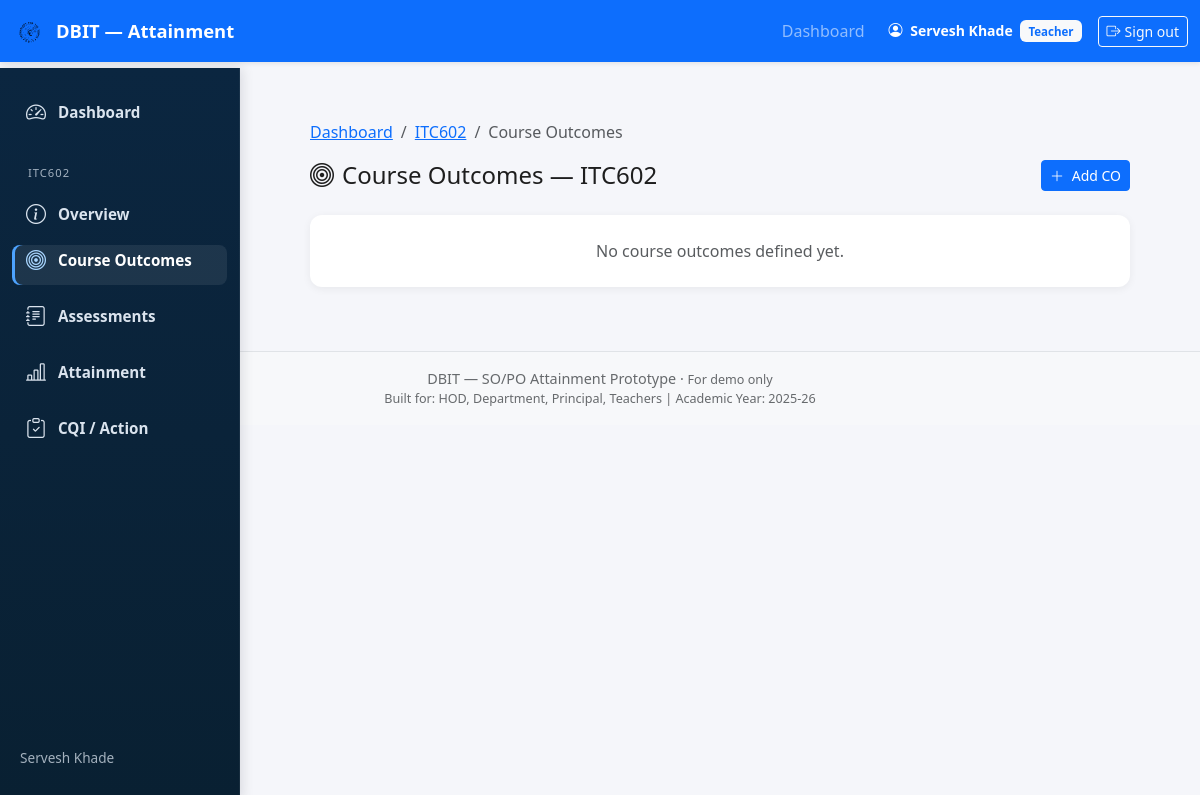
/teacher/course/2/cos/ (signed in), run on an earlier commit of the app's database.
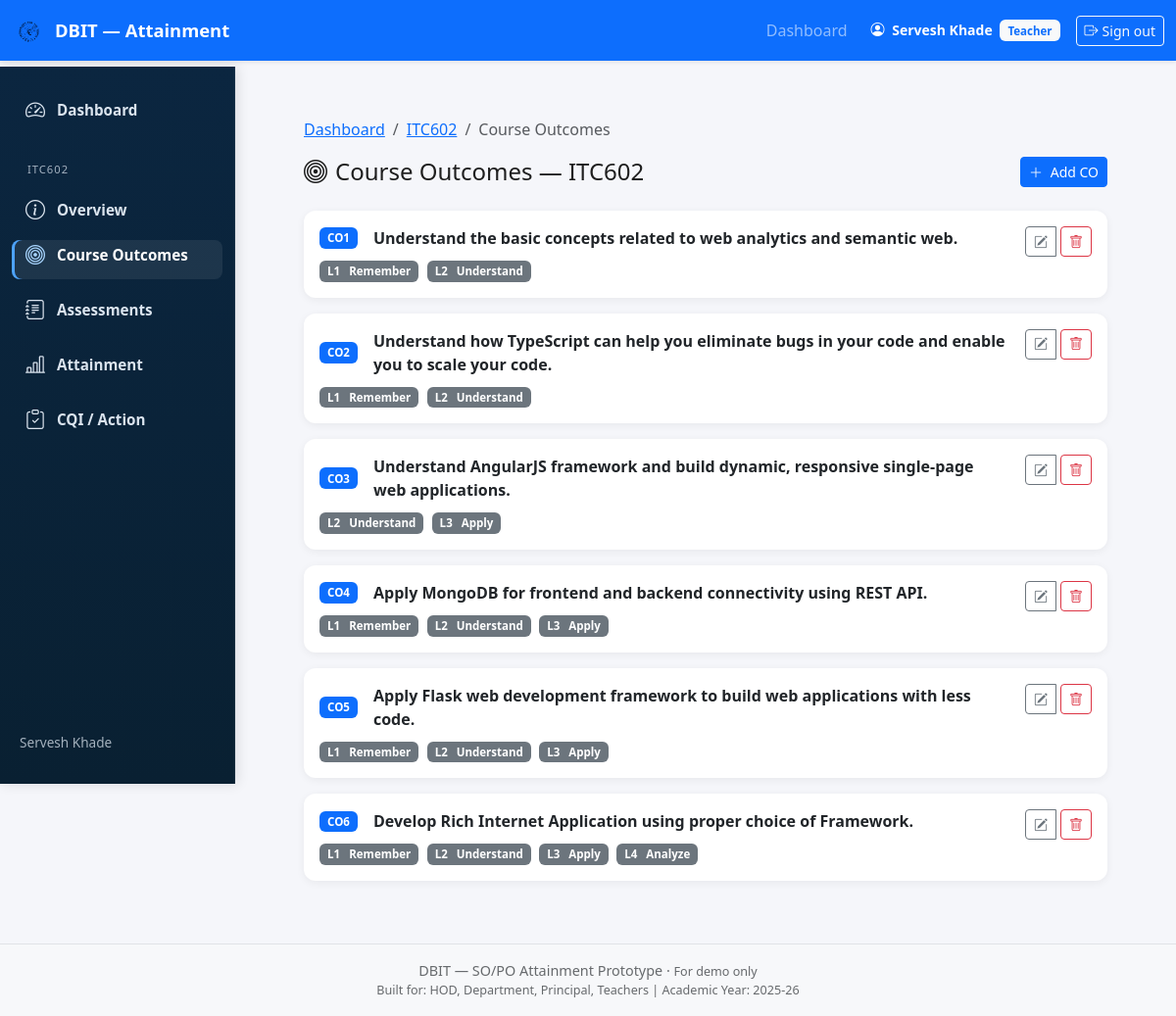
And on a later commit of the database.
### attainment/models.py (models this page shows, shortened)
class UserProfile(models.Model):
    user = models.OneToOneField(User, on_delete=models.CASCADE, related_name="profile")
    role = models.CharField(max_length=10, choices=Role.choices, default=Role.TEACHER)
    department = models.ForeignKey(
        "Department", on_delete=models.SET_NULL,
        null=True, blank=True, related_name="user_profiles"
    )
    deleted_at = models.DateTimeField(null=True, blank=True)

class Course(models.Model):
    code = models.CharField(max_length=20)
    name = models.CharField(max_length=200)
    department = models.ForeignKey(
        Department, on_delete=models.CASCADE, related_name="courses"
    )
    academic_year = models.ForeignKey(
        AcademicYear, on_delete=models.CASCADE, null=True, blank=True
    )
    semester = models.ForeignKey(
        Semester, on_delete=models.CASCADE,
        null=True, blank=True, related_name="courses"
    )
    program = models.ForeignKey(
        Program, on_delete=models.CASCADE,
        null=True, blank=True, related_name="courses"
    )

class CourseOutcome(models.Model):
    course = models.ForeignKey(
        Course, on_delete=models.CASCADE, related_name="outcomes"
    )
    code = models.CharField(max_length=10)
    description = models.TextField()
    bloom_levels = models.JSONField(default=list, blank=True)
    expected_proficiency = models.FloatField(default=60.0)
    attainment_target = models.FloatField(default=70.0)

### attainment/teacher_views.py (the view)
@login_required
@role_required('TEACHER')
@teacher_owns_course
def manage_cos(request, course_id, course=None):
    locked = course.semester.is_locked if course.semester else False
    cos = CourseOutcome.objects.filter(course=course).order_by("code")
    existing_count = cos.count()
    bloom_map = {name: idx + 1 for idx, name in enumerate(BLOOM_CHOICES)}
    context = {
        "course": course,
        "cos": cos,
        "locked": locked,
        "bloom_choices": BLOOM_CHOICES,
        "bloom_map": bloom_map,
        "suggested_code": f"CO{existing_count + 1}",
    }
    return render(request, "teacher/course_outcomes.html", context)

### attainment/utils/rbac.py (called while the page is built)
def role_required(*allowed_roles):
    def decorator(view_func):
        @wraps(view_func)
        def _wrapped(request, *args, **kwargs):
            profile = getattr(request.user, "profile", None)
            if profile is None or profile.role not in allowed_roles:
                html = render_to_string("403.html", request=request)
                return HttpResponseForbidden(html)
            return view_func(request, *args, **kwargs)
        return _wrapped
    return decorator

### templates/teacher/course_outcomes.html (shortened to what this page needs)
{% extends "base.html" %}
{% block sidebar %}{% include "components/sidebar_teacher.html" %}{% endblock %}
{% block content %}
<div class="container-main-offset">
<div class="container py-4">
  <nav aria-label="breadcrumb" class="mb-3">
    <ol class="breadcrumb">
      <li class="breadcrumb-item"><a href="{% url 'teacher_dashboard' %}">Dashboard</a></li>
      <li class="breadcrumb-item"><a href="{% url 'course_overview' course.id %}">{{ course.code }}</a></li>
      <li class="breadcrumb-item active">Course Outcomes</li>
    </ol>
  </nav>
  <div class="d-flex justify-content-between align-items-center mb-4">
    <h4 class="mb-0"><i class="bi bi-bullseye me-2"></i>Course Outcomes — {{ course.code }}</h4>
    {% if not locked %}
      <button class="btn btn-sm btn-primary" id="btnAddCO" data-bs-toggle="modal" data-bs-target="#coModal">
        <i class="bi bi-plus-lg me-1"></i> Add CO
      </button>
    {% else %}
      <span class="badge bg-danger"><i class="bi bi-lock-fill"></i> Semester Locked</span>
    {% endif %}
  </div>
  <div class="row g-3">
    {% for co in cos %}
    <div class="col-12">
      <div class="card">
        <div class="card-body d-flex justify-content-between align-items-start gap-3">
          <div class="flex-grow-1">
            <div class="d-flex align-items-center mb-2">
              <span class="badge bg-primary me-3">{{ co.code }}</span>
              <div class="fw-semibold">{{ co.description }}</div>
            </div>
            <div class="mt-2">
              {% if co.bloom_levels %}
                {% for bloom in bloom_choices %}
                  {% if bloom in co.bloom_levels %}
                    <span class="badge bg-secondary me-1">L{{ forloop.counter }} &nbsp; {{ bloom }}</span>
                  {% endif %}
                {% endfor %}
              {% else %}
                <span class="text-muted">No Bloom level selected</span>
              {% endif %}
            </div>
          </div>
          <div class="text-end">
            {% if not locked %}
              <div class="btn-group" role="group">
                <button class="btn btn-sm btn-outline-secondary btn-edit-co"
                        data-edit-url="{% url 'edit_co' course.id co.id %}"
                        data-code="{{ co.code }}"
                        data-description="{{ co.description|escapejs }}"
                        data-blooms="{{ co.bloom_levels|join:"," }}"
                        data-bs-toggle="modal" data-bs-target="#coModal">
                  <i class="bi bi-pencil-square"></i>
                </button>
                <form method="post" action="{% url 'delete_co' course.id co.id %}" class="d-inline ms-1"
                      onsubmit="return confirm('Delete {{ co.code }}?')">
                  <button class="btn btn-sm btn-outline-danger" title="Delete"><i class="bi bi-trash"></i></button>
                </form>
              </div>
            {% endif %}
          </div>
        </div>
      </div>
    </div>
    {% empty %}
    <div class="col-12">
      <div class="card">
        <div class="card-body text-center text-muted py-4">No course outcomes defined yet.</div>
      </div>
    </div>
    {% endfor %}
  </div>
</div>
</div>
{% endblock %}

### templates/base.html (shortened to what this page needs)
{% load static %}
<!doctype html>
<html lang="en">
	<head>
		<link
			href="https://cdn.jsdelivr.net/npm/bootstrap@5.3.2/dist/css/bootstrap.min.css"
			rel="stylesheet"
		/>
		<link
			href="https://cdn.jsdelivr.net/npm/bootstrap-icons@1.11.3/font/bootstrap-icons.css"
			rel="stylesheet"
		/>
		<link rel="stylesheet" href="{% static 'css/styles.css' %}" />
	</head>
	<body>
		<nav
			class="navbar navbar-expand-lg navbar-dark bg-primary fixed-top shadow-sm"
		>
			<div class="container-fluid">
				<a class="navbar-brand d-flex align-items-center" href="/">
					<img
						src="{% static 'images/logo.svg' %}"
						alt="logo"
						width="36"
						height="36"
						class="me-2 rounded"
					/>
					<span>DBIT — Attainment</span>
				</a>
				<div class="collapse navbar-collapse" id="topNav">
					<ul class="navbar-nav ms-auto mb-2 mb-lg-0">
						{% if user.is_authenticated %}
							{% if user.profile.role == 'ADMIN' %}
								<li class="nav-item"><a class="nav-link" href="{% url 'admin_dashboard' %}">Dashboard</a></li>
								<li class="nav-item"><a class="nav-link" href="{% url 'admin_academic_years' %}">Academic Years</a></li>
								<li class="nav-item"><a class="nav-link" href="{% url 'admin_courses' %}">Courses</a></li>
								<li class="nav-item"><a class="nav-link" href="{% url 'admin_users' %}">Users</a></li>
								<li class="nav-item"><a class="nav-link" href="{% url 'attainment_report' %}">Reports</a></li>
							{% elif user.profile.role == 'TEACHER' %}
								<li class="nav-item"><a class="nav-link" href="{% url 'teacher_dashboard' %}">Dashboard</a></li>
							{% endif %}
						{% else %}
							<li class="nav-item"><a class="nav-link" href="{% url 'login' %}">Sign in</a></li>
						{% endif %}
					</ul>
					<div class="d-flex align-items-center ms-3">
						{% if user.is_authenticated %}
							<div class="text-white me-2 small">
								<i class="bi bi-person-circle me-1"></i>
								<strong>{{ user.get_full_name|default:user.username }}</strong>
								{% if user.profile %}
									<span class="badge bg-light text-primary ms-1">{{ user.profile.get_role_display }}</span>
								{% endif %}
							</div>
							<a class="btn btn-outline-light btn-sm ms-2" href="{% url 'logout' %}">
								<i class="bi bi-box-arrow-right me-1"></i>Sign out
							</a>
						{% else %}
							<a class="btn btn-outline-light btn-sm ms-2" href="{% url 'login' %}">
								<i class="bi bi-box-arrow-in-right me-1"></i>Sign in
							</a>
						{% endif %}
					</div>
				</div>
			</div>
		</nav>
		<main class="container-fluid">
			<div class="row g-0">
				<div class="col-auto">{% block sidebar %}{% endblock %}</div>
				<div class="col">
					<div class="container py-4">
						<div class="main-content">
							{% block content %}{% endblock %}
						</div>
					</div>
				</div>
			</div>
		</main>
		<footer
			class="bg-light text-center text-muted py-3 border-top mt-auto app-footer"
		>
			<div class="container">
				<div>
					DBIT — SO/PO Attainment Prototype &middot;
					<small>For demo only</small>
				</div>
				<div class="small">
					Built for: HOD, Department, Principal, Teachers | Academic Year:
					<span id="footer-year">2025-26</span>
				</div>
			</div>
		</footer>
	</body>
</html>

### templates/components/sidebar_teacher.html
<nav class="sidebar d-flex flex-column">
	<ul class="nav">
		<li class="nav-item">
			<a class="nav-link {% if request.resolver_match.url_name == 'teacher_dashboard' %}active{% endif %}" href="{% url 'teacher_dashboard' %}">
				<i class="bi bi-speedometer2"></i>
				<span class="label">Dashboard</span>
			</a>
		</li>
		{% if course %}
		<li class="nav-item mt-3">
			<small class="text-uppercase px-3" style="color:var(--sidebar-text-muted);font-size:.7rem;letter-spacing:1px;">{{ course.code }}</small>
		</li>
		<li class="nav-item">
			<a class="nav-link {% if request.resolver_match.url_name == 'course_overview' %}active{% endif %}" href="{% url 'course_overview' course.id %}">
				<i class="bi bi-info-circle"></i>
				<span class="label">Overview</span>
			</a>
		</li>
		<li class="nav-item">
			<a class="nav-link {% if request.resolver_match.url_name == 'manage_cos' %}active{% endif %}" href="{% url 'manage_cos' course.id %}">
				<i class="bi bi-bullseye"></i>
				<span class="label">Course Outcomes</span>
			</a>
		</li>
		<li class="nav-item">
			<a class="nav-link {% if 'assessment' in request.resolver_match.url_name %}active{% endif %}" href="{% url 'manage_assessments' course.id %}">
				<i class="bi bi-journal-text"></i>
				<span class="label">Assessments</span>
			</a>
		</li>
		<li class="nav-item">
			<a class="nav-link {% if request.resolver_match.url_name == 'co_attainment_results' %}active{% endif %}" href="{% url 'co_attainment_results' course.id %}">
				<i class="bi bi-bar-chart-line"></i>
				<span class="label">Attainment</span>
			</a>
		</li>
		<li class="nav-item">
			<a class="nav-link {% if request.resolver_match.url_name == 'cqi_list' %}active{% endif %}" href="{% url 'cqi_list' course.id %}">
				<i class="bi bi-clipboard-check"></i>
				<span class="label">CQI / Action</span>
			</a>
		</li>
		{% endif %}
	</ul>
	<div class="sidebar-footer small mt-auto">
		{% if request.user.is_authenticated %}
			{{ request.user.get_full_name|default:request.user.username }}
		{% else %}
			Guest
		{% endif %}
	</div>
</nav>

### static/css/styles.css (style rules this page uses)
:root { --sidebar-width: 240px; --navbar-height: 68px; --sidebar-bg-top: #0b2640; --sidebar-bg-bottom: #092032; --sidebar-text: rgba(230,238,248,0.95); --sidebar-text-muted: rgba(230,238,248,0.70); --sidebar-hover: rgba(255,255,255,0.06); }
html, body { height: 100%; overflow-x: hidden; background: #f5f6fa; font-family: system-ui, -apple-system, "Segoe UI", Roboto, "Helvetica Neue", Arial; color: #1e1e1e; }
body { padding-top: var(--navbar-height); }
.sidebar { position: fixed; top: var(--navbar-height); left: 0; width: var(--sidebar-width); height: calc(100vh - var(--navbar-height)); background: linear-gradient(180deg, var(--sidebar-bg-top), var(--sidebar-bg-bottom)); padding: 1.2rem 0.75rem; z-index: 1020; color: var(--sidebar-text); overflow-y: auto; box-shadow: 2px 0 12px rgba(2,6,23,0.12); border-right: 1px solid rgba(255,255,255,0.06); }
.sidebar .nav { display: flex; flex-direction: column; gap: 6px; padding: 0; margin: 0; }
.sidebar .nav-item { list-style: none; }
.sidebar .nav-link { display: flex; align-items: center; gap: 12px; font-size: 0.95rem; font-weight: 600; color: var(--sidebar-text); text-decoration: none; padding: 10px 14px; border-radius: 8px; transition: background 0.12s ease, transform 0.12s ease; }
.sidebar .nav-link .bi { font-size: 1.25rem; color: var(--sidebar-text); }
.sidebar .nav-link.active { background: rgba(255,255,255,0.08); box-shadow: inset 3px 0 0 #4da3ff; color: #ffffff; }
.sidebar .nav-link.active .bi { color: #a9d6ff; }
.sidebar .sidebar-footer { margin-top: auto; padding: 0.75rem 0.5rem; font-size: 0.85rem; color: var(--sidebar-text-muted); }
.container-main-offset { margin-left: var(--sidebar-width); width: calc(100% - var(--sidebar-width)); }
.main-content { padding: 1rem; }
.card { border-radius: 12px; border: none; box-shadow: 0 2px 8px rgba(0,0,0,0.06); }
.badge { font-size: 0.72rem; padding: 0.45em 0.7em; }
.navbar { box-shadow: 0 1px 4px rgba(0,0,0,0.08); }
.navbar-brand { font-size: 1.15rem; font-weight: 600; }

### templates/base.html (style rules this page uses)
body { padding-top: 0px; }
main { padding-top: 56px; }
.app-footer { font-size: 0.9rem; opacity: 0.9; }
nav .nav-link.active { margin-top: 0 !important; padding-top: 0 !important; }

What changed in the data, as far as the page shows it:
added CourseOutcome: code "CO1", description "Understand the basic concepts related to web analytics and semantic web.", bloom_choices "Remember" "Understand"
added CourseOutcome: code "CO2", description "Understand how TypeScript can help you eliminate bugs in your code and enable you to scale your code.", bloom_choices "Remember" "Understand"
added CourseOutcome: code "CO3", description "Understand AngularJS framework and build dynamic, responsive single-page web applications.", bloom_choices "Understand" "Apply"
added CourseOutcome: code "CO4", description "Apply MongoDB for frontend and backend connectivity using REST API.", bloom_choices "Remember" "Understand" "Apply"
added CourseOutcome: code "CO5", description "Apply Flask web development framework to build web applications with less code.", bloom_choices "Remember" "Understand" "Apply"
added CourseOutcome: code "CO6", description "Develop Rich Internet Application using proper choice of Framework.", bloom_choices "Remember" "Understand" "Apply" "Analyze"
Also different on the page:
text no longer shown: "No course outcomes defined yet."
